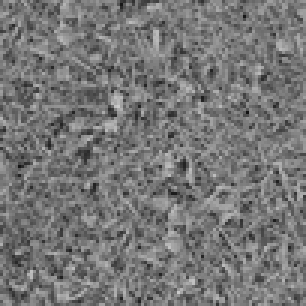
#> input picture data/images/grass.png, 102 x 102 px, shrunk from 512 x 512 before the run (shown 3 times larger)
$ jupyter execute Lab-2.ipynb
#> lines starting #> are read from the running program, lines starting #| are printed output that depends on the picture
[cell 1]
import cv2
import numpy as np
import matplotlib.pyplot as plt

[cell 2]
image = cv2.imread("../data/images/grass.png",cv2.IMREAD_GRAYSCALE)
#> image is the input picture: shape (102, 102); min 20, max 203, mean 118.2
kernel = np.array([[1, 2, 1], [0, 0, 0], [-1, -2, -1]])

convolved_image = cv2.filter2D(image, -1, kernel)
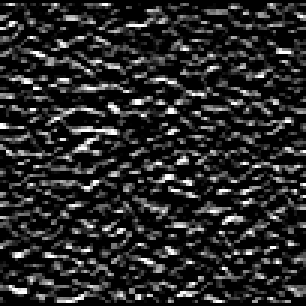
#> convolved_image: shape (102, 102) (shown 3 times larger); min 0, max 255, mean 40.8

plt.imshow(convolved_image, cmap='gray')
plt.show()

[cell 3]
image = cv2.imread("../data/images/neonlady.png", cv2.IMREAD_GRAYSCALE)
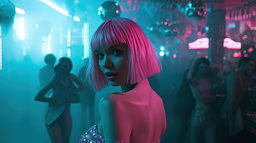
#> input picture data/images/neonlady.png, 256 x 143 px, shrunk from 1280 x 717 before the run
#> image: shape (143, 256); min 10, max 255, mean 90.5

# Apply histogram equalization
image_eq = cv2.equalizeHist(image)
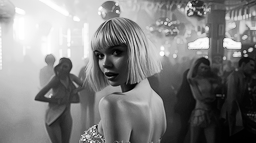
#> image_eq: shape (143, 256); min 0, max 255, mean 128

plt.figure(figsize=(12, 5))

plt.subplot(1, 2, 1)
plt.imshow(image, cmap='gray')
plt.title("Original Image")
plt.axis('off')

plt.subplot(1, 2, 2)
plt.imshow(image_eq, cmap='gray')
plt.title("Histogram Equalized Image")
plt.axis('off')

plt.show()

[cell 4]
plt.figure(figsize=(12, 5))

# Original histogram
plt.subplot(1, 2, 1)
plt.hist(image.ravel(), bins=256, range=[0,256], color='gray')
plt.title("Original Histogram")
plt.xlabel("Pixel Intensity")
plt.ylabel("Frequency")

# Equalized histogram
plt.subplot(1, 2, 2)
plt.hist(image_eq.ravel(), bins=256, range=[0,256], color='gray')
plt.title("Equalized Histogram")
plt.xlabel("Pixel Intensity")
plt.ylabel("Frequency")

plt.show()
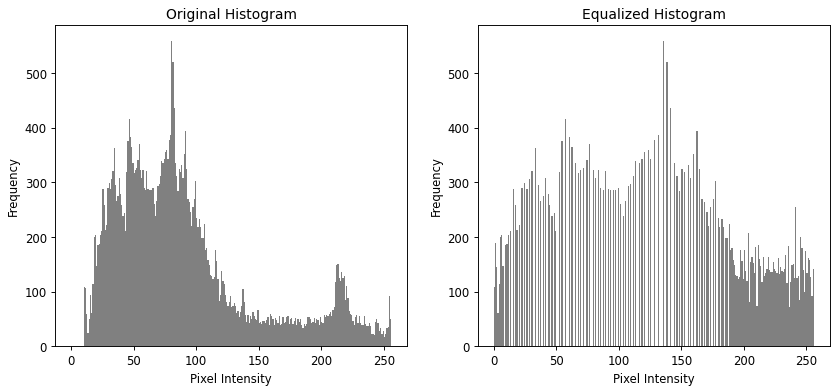
#> figure drawn by matplotlib, 2 panels; panel 1: tallest bar 559 high, from x = 80 to 81; panel 2: tallest bar 559 high, from x = 135 to 136

[cell 5]
# Apply Gaussian filters with different kernel sizes and sigma
gaussian_3x3 = cv2.GaussianBlur(image, (3, 3), sigmaX=0)
gaussian_5x5 = cv2.GaussianBlur(image, (5, 5), sigmaX=0)
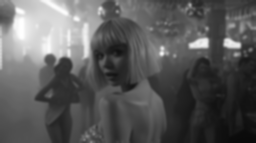
#> gaussian_5x5: shape (143, 256); min 10, max 255, mean 90.4

# Apply box filter (average filter) for comparison
box_kernel_3 = np.ones((3, 3), np.float32) / 9
box_filter_3x3 = cv2.filter2D(image, -1, box_kernel_3)

box_kernel_5 = np.ones((5, 5), np.float32) / 25
box_filter_5x5 = cv2.filter2D(image, -1, box_kernel_5)

[cell 6]
plt.figure(figsize=(15, 10))

# Original image
plt.subplot(2, 3, 1)
plt.imshow(image, cmap='gray')
plt.title("Original")
plt.axis('off')

# Gaussian 3x3
plt.subplot(2, 3, 2)
plt.imshow(gaussian_3x3, cmap='gray')
plt.title("Gaussian 3x3")
plt.axis('off')

# Gaussian 5x5
plt.subplot(2, 3, 3)
plt.imshow(gaussian_5x5, cmap='gray')
plt.title("Gaussian 5x5")
plt.axis('off')

# Box 3x3
plt.subplot(2, 3, 4)
plt.imshow(box_filter_3x3, cmap='gray')
plt.title("Box 3x3")
plt.axis('off')

# Box 5x5
plt.subplot(2, 3, 5)
plt.imshow(box_filter_5x5, cmap='gray')
plt.title("Box 5x5")
plt.axis('off')

plt.tight_layout()
plt.show()

[cell 7]
# Step 1: Apply Gaussian blur (part of unsharp masking)
# Kernel size 9x9, sigma=10
blurred = cv2.GaussianBlur(image, (9, 9), 10)
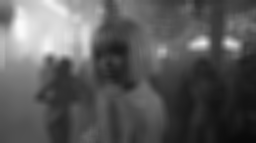
#> blurred: shape (143, 256); min 10, max 250, mean 90.4

# Step 2 & 3: Combine original and edge-highlighted image
# Formula: sharpened = alpha*original + beta*blurred + gamma
# Using alpha=1.5, beta=-0.5, gamma=0
unsharp_image = cv2.addWeighted(image, 1.5, blurred, -0.5, 0)

# Step 4: Display the result
plt.figure(figsize=(6, 6))
plt.imshow(unsharp_image, cmap='gray')
plt.title('Unsharp Masking (Sharpened)')
plt.axis('off')
plt.show()

[cell 8]
for alpha, beta in [(1.2, -0.2), (1.5, -0.5), (2.0, -1.0)]:
    unsharp = cv2.addWeighted(image, alpha, blurred, beta, 0)
    plt.figure(figsize=(6, 6))
    plt.imshow(unsharp, cmap='gray')
    plt.title(f'Unsharp Masking alpha={alpha}, beta={beta}')
    plt.axis('off')
    plt.show()

[cell 9]
def box_filt(n):
    """Create a box filter kernel of size n x n"""
    if n <= 0 or n % 2 == 0:
        raise ValueError("Window size must be a positive odd integer.")
    return np.ones((n, n), dtype=np.float32) / (n * n)

def apply_filters(image_input, box, filt_size):
    """Apply a box filter to an image manually"""
    row, column = image_input.shape
    pad_size = filt_size // 2
    image_padded = np.pad(image_input,
                          pad_width=((pad_size, pad_size), (pad_size, pad_size)),
                          mode='symmetric')
    image_box = image_input.copy()
    for i in range(row):
        for j in range(column):
            patch_curr = image_padded[i:i + filt_size, j:j + filt_size]
            image_box[i, j] = np.sum(box * patch_curr)
    return image_box

def unsharp_masking(image_input, filt_size, k):
    """Apply unsharp masking using a box filter"""
    box = box_filt(filt_size)
    image_blur = apply_filters(image_input, box, filt_size)
    image_diff = image_input - image_blur
    image_sharp = image_input + k * image_diff
    return np.clip(image_sharp, 0, 1)

[cell 10]
filt_sizes = [3, 5, 7, 9, 11, 15]
k_values = [-2, -1, -0.5, 0, 0.5, 1, 2, 3, 5, 9]
image_input = cv2.imread("../data/images/neonlady.png", cv2.IMREAD_GRAYSCALE).astype(np.float32)/255.0
#> image_input: shape (143, 256) float32; min 0.0392, max 1, mean 0.355

[cell 11]
for filt_size in [3, 5, 9]:
    plt.figure(figsize=(20, 5))
    for idx, k in enumerate(k_values):
        image_sharp = unsharp_masking(image_input, filt_size, k)
        plt.subplot(1, len(k_values), idx+1)
        plt.imshow(image_sharp, cmap='gray')
        plt.title(f'filt={filt_size}, k={k}')
        plt.axis('off')
    plt.suptitle(f'Effect of k on Unsharp Masking (filt_size={filt_size})', fontsize=16)
    plt.tight_layout()
    plt.show()
#> this loop made 3 passes
#> pass 1, in apply_filters, `image_padded = np.pad(image_input, pad_width=((pad_size, pad_size), (p..`:
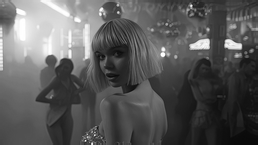
#> image_padded: shape (145, 258) float32; min 0.0392, max 1, mean 0.354
#> pass 1, in unsharp_masking, `image_diff = image_input - image_blur`:
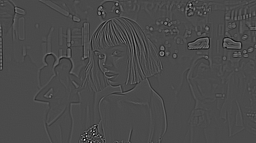
#> image_diff: shape (143, 256) float32; min -0.219, max 0.531, mean -5.37e-09; drawn with min black and max white
#> pass 1, in unsharp_masking, `image_sharp = image_input + k * image_diff`:
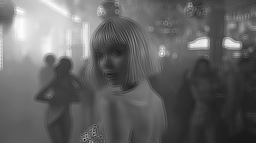
#> image_sharp: shape (143, 256) float32; min -0.0741, max 1.01, mean 0.355; drawn with min black and max white
#> pass 1, `plt.show()`:
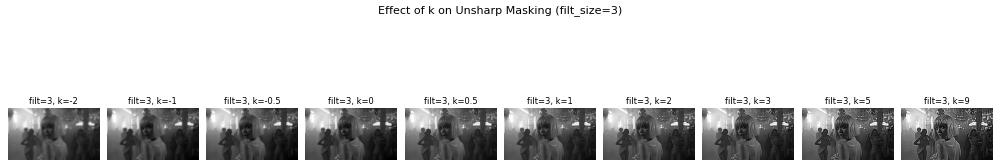
#> figure drawn by matplotlib, 10 panels
